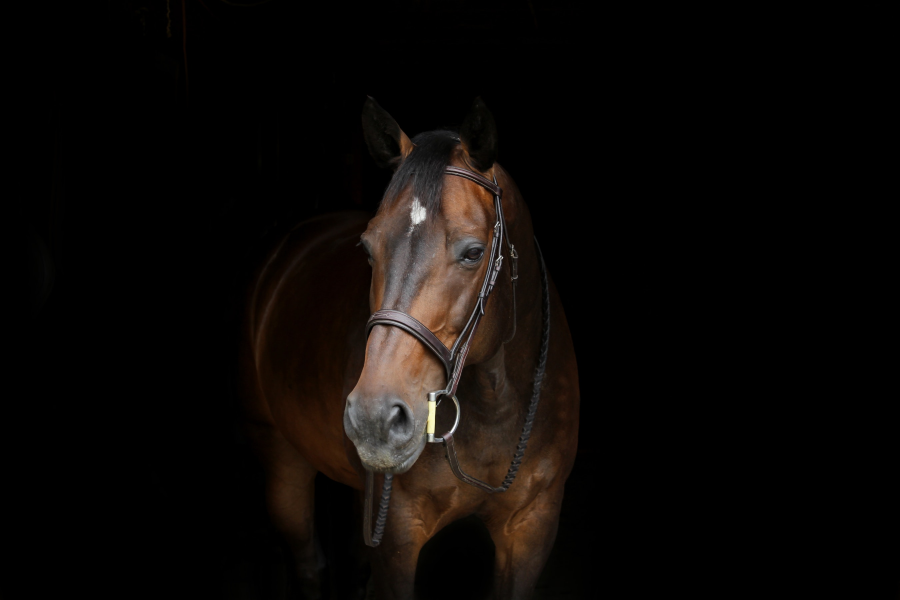
#> input picture course material/DATA/horse.jpg, 2700 x 1800 px (shown at 1/3 size)
$ jupyter execute --allow-errors '14 - histograms.ipynb'
#> lines starting #> are read from the running program, lines starting #| are printed output that depends on the picture
[cell 1]
import cv2
import numpy as np
import matplotlib.pyplot as plt

[cell 2]
dark_horse = cv2.imread('course material/DATA/horse.jpg') #orig bgr opencv
#> dark_horse is the input picture: shape (1800, 2700, 3); mean B, G, R 6.9, 8.9, 12
show_horse = cv2.cvtColor(dark_horse, cv2.COLOR_BGR2RGB) #converted rgb

rainbow = cv2.imread('course material/DATA/rainbow.jpg')
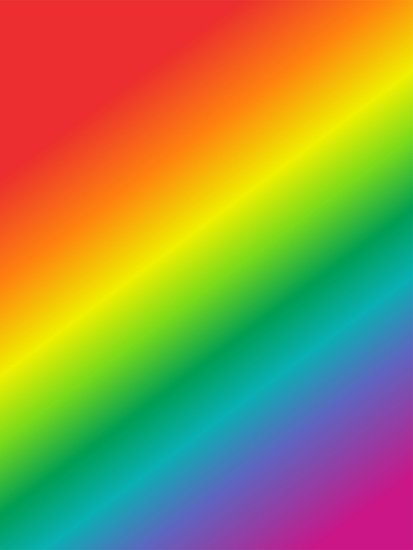
#> input picture course material/DATA/rainbow.jpg, 413 x 550 px
#> rainbow is the input picture: shape (550, 413, 3); mean B, G, R 72.8, 142.3, 152.3
show_rainbow = cv2.cvtColor(rainbow, cv2.COLOR_BGR2RGB)

blue_bricks = cv2.imread('course material/DATA/bricks.jpg')
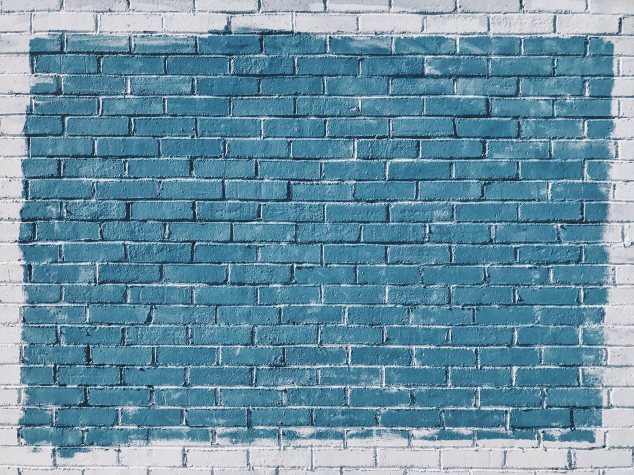
#> input picture course material/DATA/bricks.jpg, 1267 x 950 px (shown at 1/2 size)
#> blue_bricks is the input picture: shape (950, 1267, 3); mean B, G, R 163.5, 144, 104.9
show_bricks = cv2.cvtColor(blue_bricks, cv2.COLOR_BGR2RGB)

[cell 3]
plt.imshow(show_horse)

[cell 4]
plt.imshow(show_rainbow)

[cell 5]
plt.imshow(show_bricks)

[cell 6]
#opencv bgr, get blue channel
hist_values = cv2.calcHist([blue_bricks], channels=[0], mask=None, histSize=[256], ranges=[0,256])
#> hist_values = 256 values, max 19329 at index 150, min 0 at index 0, mean 4701.8
hist_values.shape
#> Out = (256, 1)

[cell 7]
#y = frequency
#x = color (0-255)
#so we can read the frequence of a color in a image, in this case the frequency of blue
plt.plot(hist_values)
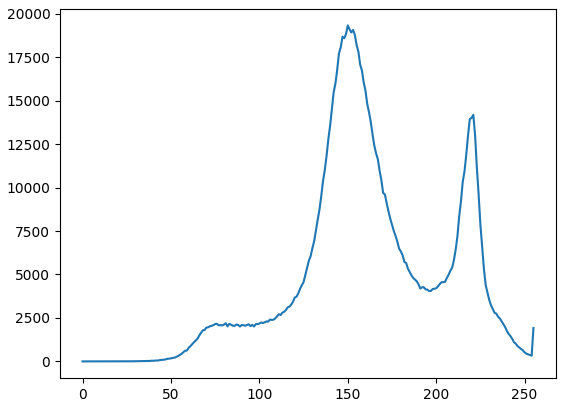
#> figure drawn by matplotlib, 1 panel; curve peaks at x = 150, y = 19329

[cell 8]
hist_values = cv2.calcHist([dark_horse], channels=[0], mask=None, histSize=[256], ranges=[0,256]) #the horse has no blue at all
#> hist_values = 256 values, max 3726045 at index 0, min 10 at index 246, mean 18984.4
plt.plot(hist_values)
#> figure, not shown here; curve peaks at x = 0, y = 3726045

[cell 9]
img = blue_bricks #now all color channels
color = ('b','g','r')
for i, col in enumerate(color):
    histr = cv2.calcHist([img],[i],None,[256],[0,256])
    plt.plot(histr, color=col)
    plt.xlim([0,256])
plt.title('histogram for blue bricks')
#> figure, not shown here; curve peaks at x = 150, y = 19329; curve peaks at x = 124, y = 17804; curve peaks at x = 63, y = 16885

[cell 10]
img = dark_horse #now all color channels
color = ('b','g','r')
for i, col in enumerate(color):
    histr = cv2.calcHist([img],[i],None,[256],[0,256])
    plt.plot(histr, color=col)
    plt.xlim([0,256])
plt.title('histogram for horse')
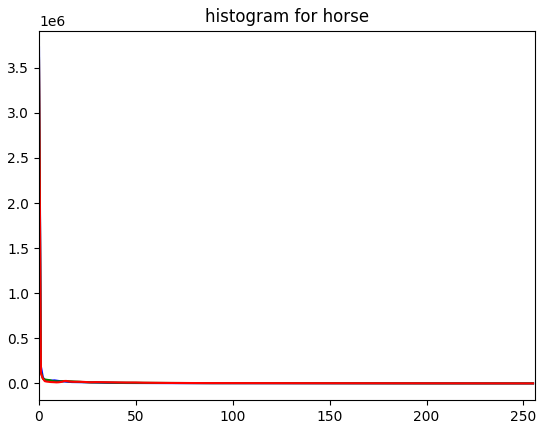
#> figure drawn by matplotlib, 1 panel; curve peaks at x = 0, y = 3726045; curve peaks at x = 0, y = 3605157; curve peaks at x = 0, y = 3582424

[cell 11]
img = dark_horse #to see better, lets cut X max value
color = ('b','g','r')
for i, col in enumerate(color):
    histr = cv2.calcHist([img],[i],None,[256],[0,256])
    plt.plot(histr, color=col)
    plt.xlim([0,50])
plt.title('histogram for horse')
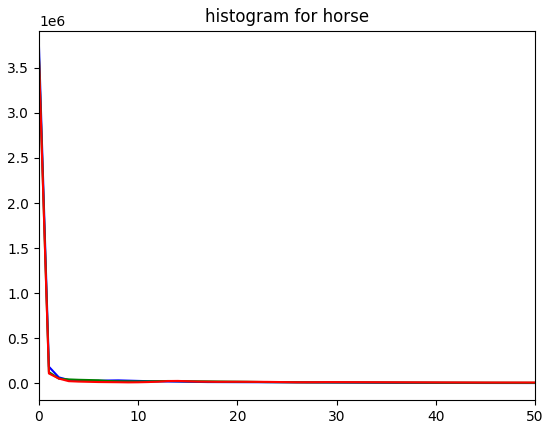
#> figure drawn by matplotlib, 1 panel; curve peaks at x = 0, y = 3726045; curve peaks at x = 0, y = 3605157; curve peaks at x = 0, y = 3582424

[cell 12]
img = dark_horse #to see better, lets cut Y also
color = ('b','g','r')
for i, col in enumerate(color):
    histr = cv2.calcHist([img],[i],None,[256],[0,256])
    plt.plot(histr, color=col)
    plt.xlim([0,40])
    plt.ylim([0,300000])
plt.title('histogram for horse')
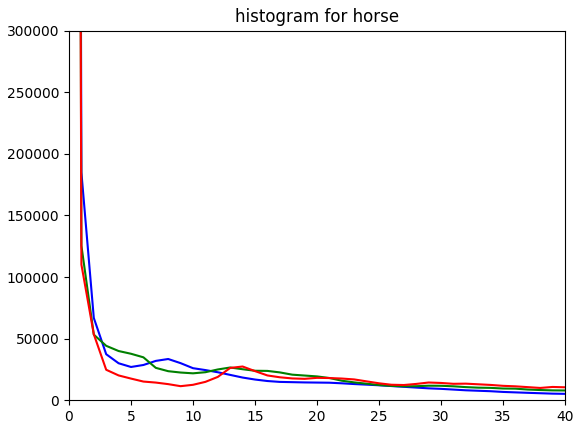
#> figure drawn by matplotlib, 1 panel; curve peaks at x = 0, y = 3726045; curve peaks at x = 0, y = 3605157; curve peaks at x = 0, y = 3582424

[cell 13]
dark_horse.shape
#> Out = (1800, 2700, 3)

[cell 14]
1800*2700*3 #amount of pixels

[cell 15]
# Histogram equalization
### is contrast adjustment based on the image's histogram
### it will reduce the shades of gray

[cell 16]
img = rainbow.copy()
img.shape
#> Out = (550, 413, 3)

[cell 17]
img.shape[:2]
#> Out = (550, 413)

[cell 18]
mask = np.zeros(img.shape[:2],np.uint8)
plt.imshow(mask,cmap='gray')
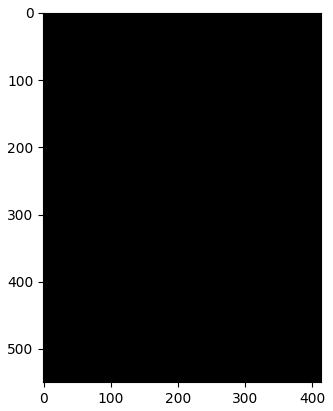
#> figure drawn by matplotlib, 1 panel

[cell 19]
mask[300:400,100:400] = 255
plt.imshow(mask, cmap='gray')
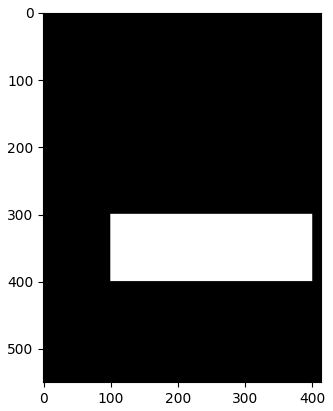
#> figure drawn by matplotlib, 1 panel

[cell 20]
masked_img = cv2.bitwise_and(img, img, mask=mask) #we will use that
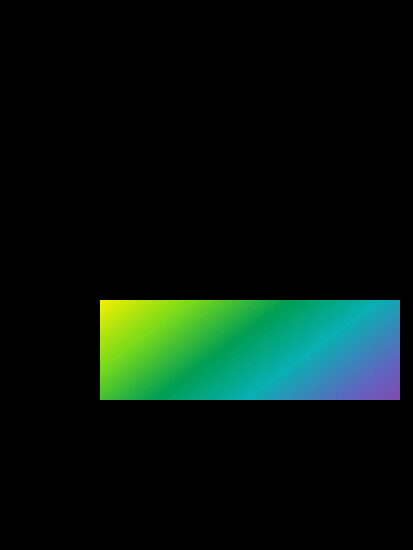
#> masked_img: shape (550, 413, 3); mean B, G, R 14.7, 22.5, 6.8

[cell 21]
show_masked_img = cv2.bitwise_and(show_rainbow, show_rainbow, mask=mask) #but use that to see

[cell 22]
plt.imshow(show_masked_img)

[cell 23]
#bgr
hist_mask_values_red = cv2.calcHist([rainbow],channels=[2],mask=mask, histSize=[256],ranges=[0,256])
#> hist_mask_values_red = 256 values, max 1332 at index 1, min 0 at index 221, mean 117.2

[cell 24]
hist_mask_red = cv2.calcHist([rainbow],channels=[2],mask=None, histSize=[256],ranges=[0,256])
#> hist_mask_red = 256 values, max 20471 at index 236, min 70 at index 226, mean 887.3

[cell 25]
plt.plot(hist_mask_values_red)
plt.title('red histrogram for masked rainbow') #the masked area has almost no red at all
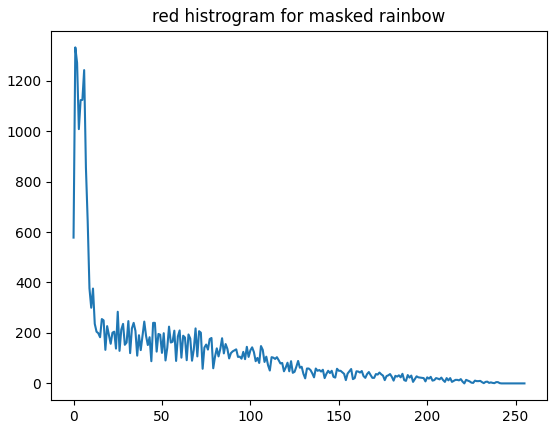
#> figure drawn by matplotlib, 1 panel; curve peaks at x = 1, y = 1332
